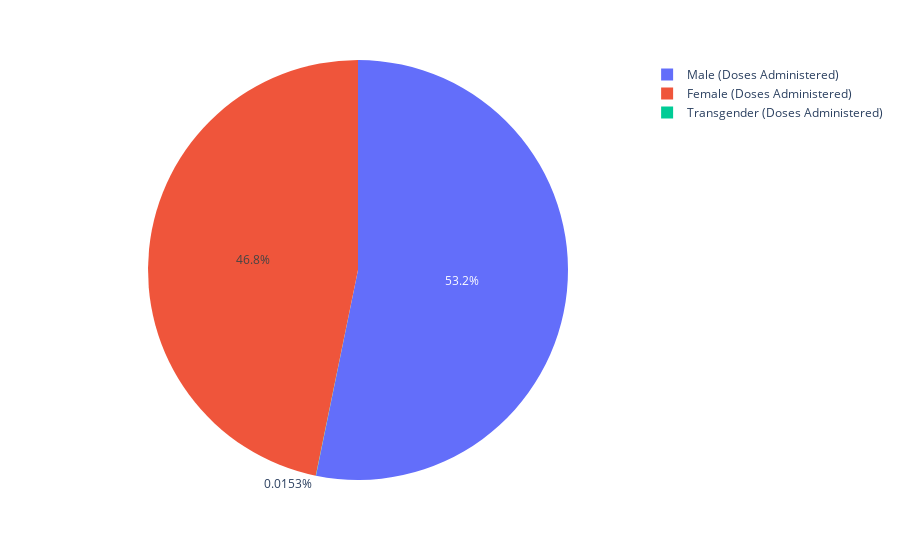

Notebook cell for this chart:
### Code cell
fig.show()

### Figure 1 — Plotly figure (JSON) as saved in the notebook; plotly's stock layout.template omitted (floating-point values rounded to 4 significant figures)
{"data": [{"domain": {"x": [0, 1], "y": [0, 1]}, "hovertemplate": "Category=%{label}<br>Doses Administered=%{value}<extra></extra>", "labels": ["Male (Doses Administered)", "Female (Doses Administered)", "Transgender (Doses Administered)"], "legendgroup": "", "name": "", "showlegend": true, "type": "pie", "values": [17230000.0, 15150000.0, 4942.0]}], "layout": {"legend": {"tracegroupgap": 0}, "margin": {"t": 60}}}
